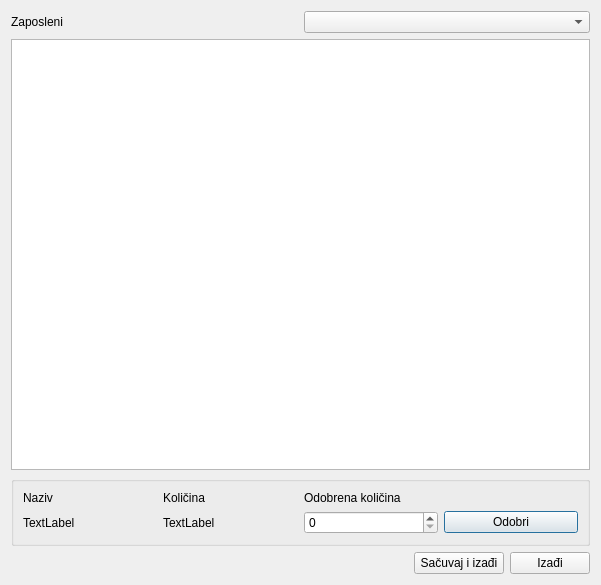
<?xml version="1.0" encoding="UTF-8"?>
<ui version="4.0">
 <class>OdobravanjeKolicinaA2</class>
 <widget class="QDialog" name="OdobravanjeKolicinaA2">
  <property name="geometry">
   <rect>
    <x>0</x>
    <y>0</y>
    <width>601</width>
    <height>585</height>
   </rect>
  </property>
  <property name="windowTitle">
   <string>Unošenje odobrenih količina</string>
  </property>
  <layout class="QVBoxLayout" name="verticalLayout_2">
   <item>
    <layout class="QHBoxLayout" name="horizontalLayout">
     <item>
      <widget class="QLabel" name="label">
       <property name="text">
        <string>Zaposleni</string>
       </property>
      </widget>
     </item>
     <item>
      <widget class="QComboBox" name="cbZaposleni"/>
     </item>
    </layout>
   </item>
   <item>
    <widget class="QTreeView" name="tvArtikli"/>
   </item>
   <item>
    <widget class="QGroupBox" name="groupBox">
     <property name="title">
      <string/>
     </property>
     <layout class="QGridLayout" name="gridLayout">
      <item row="0" column="0">
       <widget class="QLabel" name="lbNaziv_2">
        <property name="text">
         <string>Naziv</string>
        </property>
       </widget>
      </item>
      <item row="0" column="1">
       <widget class="QLabel" name="lbKolicina_2">
        <property name="text">
         <string>Količina</string>
        </property>
       </widget>
      </item>
      <item row="0" column="2">
       <widget class="QLabel" name="lbKolicina_3">
        <property name="text">
         <string>Odobrena količina</string>
        </property>
       </widget>
      </item>
      <item row="1" column="0">
       <widget class="QLabel" name="lbNaziv">
        <property name="text">
         <string>TextLabel</string>
        </property>
       </widget>
      </item>
      <item row="1" column="1">
       <widget class="QLabel" name="lbKolicina">
        <property name="text">
         <string>TextLabel</string>
        </property>
       </widget>
      </item>
      <item row="1" column="2">
       <widget class="QSpinBox" name="inputOdobrena">
        <property name="maximum">
         <number>999999999</number>
        </property>
       </widget>
      </item>
      <item row="1" column="3">
       <widget class="QPushButton" name="btnOdobri">
        <property name="text">
         <string>Odobri</string>
        </property>
       </widget>
      </item>
     </layout>
    </widget>
   </item>
   <item>
    <layout class="QHBoxLayout" name="horizontalLayout_2">
     <item>
      <spacer name="horizontalSpacer">
       <property name="orientation">
        <enum>Qt::Horizontal</enum>
       </property>
       <property name="sizeHint" stdset="0">
        <size>
         <width>40</width>
         <height>20</height>
        </size>
       </property>
      </spacer>
     </item>
     <item>
      <widget class="QPushButton" name="btnSaveExit">
       <property name="minimumSize">
        <size>
         <width>90</width>
         <height>0</height>
        </size>
       </property>
       <property name="text">
        <string>Sačuvaj i izađi</string>
       </property>
      </widget>
     </item>
     <item>
      <widget class="QPushButton" name="pushButton">
       <property name="text">
        <string>Izađi</string>
       </property>
      </widget>
     </item>
    </layout>
   </item>
  </layout>
 </widget>
 <resources/>
 <connections/>
</ui>
